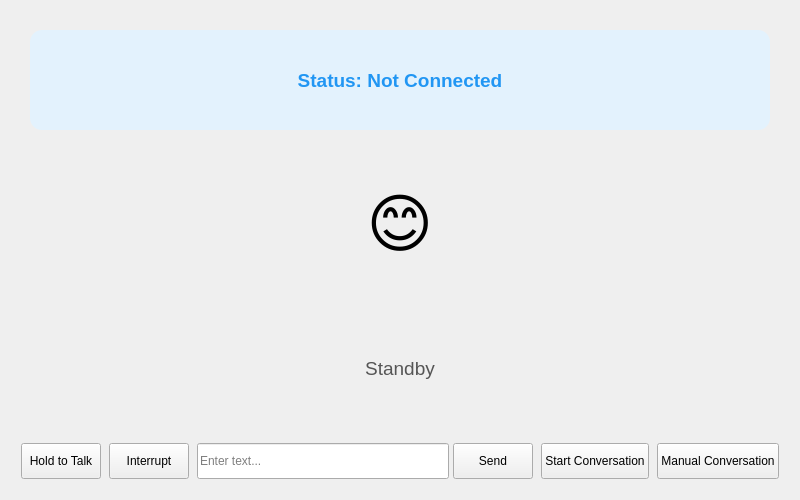
<?xml version="1.0" encoding="UTF-8"?>
<ui version="4.0">
 <class>MainWindow</class>
 <widget class="QWidget" name="MainWindow">
  <property name="geometry">
   <rect>
    <x>0</x>
    <y>0</y>
    <width>800</width>
    <height>500</height>
   </rect>
  </property>
  <property name="windowTitle">
   <string>Xiaozhi AI Client</string>
  </property>
  <layout class="QVBoxLayout" name="verticalLayout">

   <item>
         <widget class="QFrame" name="status_card">
      <property name="sizePolicy">
       <sizepolicy hsizetype="Preferred" vsizetype="Expanding">
        <horstretch>0</horstretch>
        <verstretch>0</verstretch>
       </sizepolicy>
      </property>
      <property name="frameShape">
       <enum>QFrame::NoFrame</enum>
      </property>
      <property name="frameShadow">
       <enum>QFrame::Plain</enum>
      </property>
     <layout class="QVBoxLayout" name="card_layout">
      <item>
       <widget class="QLabel" name="status_label">
        <property name="font">
         <font>
          <pointsize>14</pointsize>
          <weight>75</weight>
          <bold>true</bold>
         </font>
        </property>
        <property name="styleSheet">
         <string>
QLabel {
    color: #2196F3;
    padding: 12px 20px;
    background-color: #E3F2FD;
    border-radius: 12px;
    border: none;
    margin: 10px;
}
         </string>
        </property>
        <property name="text">
         <string>Status: Not Connected</string>
        </property>
        <property name="alignment">
         <set>Qt::AlignCenter</set>
        </property>
       </widget>
      </item>
      <item>
       <widget class="QLabel" name="emotion_label">
        <property name="font">
         <font>
          <pointsize>48</pointsize>
         </font>
        </property>
        <property name="styleSheet">
         <string>
QLabel {
    margin: 20px;
    padding: 20px;
    background-color: transparent;
    border: none;
}
         </string>
        </property>
        <property name="text">
         <string>😊</string>
        </property>
        <property name="alignment">
         <set>Qt::AlignCenter</set>
        </property>
       </widget>
      </item>
      <item>
       <widget class="QLabel" name="tts_text_label">
        <property name="font">
         <font>
          <pointsize>14</pointsize>
         </font>
        </property>
        <property name="styleSheet">
         <string>
QLabel {
    color: #555555;
    padding: 15px 20px;
    background-color: transparent;
    border: none;
    margin: 5px 15px;
}
         </string>
        </property>
        <property name="text">
         <string>Standby</string>
        </property>
        <property name="alignment">
         <set>Qt::AlignCenter</set>
        </property>
        <property name="wordWrap">
         <bool>true</bool>
        </property>
       </widget>
      </item>
     </layout>
    </widget>
   </item>
   <item>
    <layout class="QHBoxLayout" name="button_layout">
     <property name="spacing">
      <number>8</number>
     </property>
     <property name="leftMargin">
      <number>10</number>
     </property>
     <property name="rightMargin">
      <number>10</number>
     </property>
     <property name="bottomMargin">
      <number>10</number>
     </property>
     <item>
      <widget class="QPushButton" name="manual_btn">
       <property name="minimumSize">
        <size>
         <width>0</width>
         <height>36</height>
        </size>
       </property>
       <property name="text">
        <string>Hold to Talk</string>
       </property>
      </widget>
     </item>
     <item>
      <widget class="QPushButton" name="abort_btn">
       <property name="minimumSize">
        <size>
         <width>0</width>
         <height>36</height>
        </size>
       </property>
       <property name="text">
        <string>Interrupt</string>
       </property>
      </widget>
     </item>
     <item>
      <layout class="QHBoxLayout" name="text_input_layout">
       <property name="spacing">
        <number>4</number>
       </property>
       <item>
        <widget class="QLineEdit" name="text_input">
         <property name="minimumSize">
          <size>
           <width>0</width>
           <height>36</height>
          </size>
         </property>
         <property name="placeholderText">
          <string>Enter text...</string>
         </property>
        </widget>
       </item>
       <item>
        <widget class="QPushButton" name="send_btn">
         <property name="minimumSize">
          <size>
           <width>60</width>
           <height>36</height>
          </size>
         </property>
         <property name="text">
          <string>Send</string>
         </property>
        </widget>
       </item>
      </layout>
     </item>
     <item>
      <widget class="QPushButton" name="auto_btn">
       <property name="minimumSize">
        <size>
         <width>0</width>
         <height>36</height>
        </size>
       </property>
       <property name="text">
        <string>Start Conversation</string>
       </property>
      </widget>
     </item>
     <item>
      <widget class="QPushButton" name="mode_btn">
       <property name="minimumSize">
        <size>
         <width>0</width>
         <height>36</height>
        </size>
       </property>
       <property name="text">
        <string>Manual Conversation</string>
       </property>
      </widget>
     </item>
    </layout>
   </item>
  </layout>
 </widget>
 <resources/>
 <connections/>
</ui>
